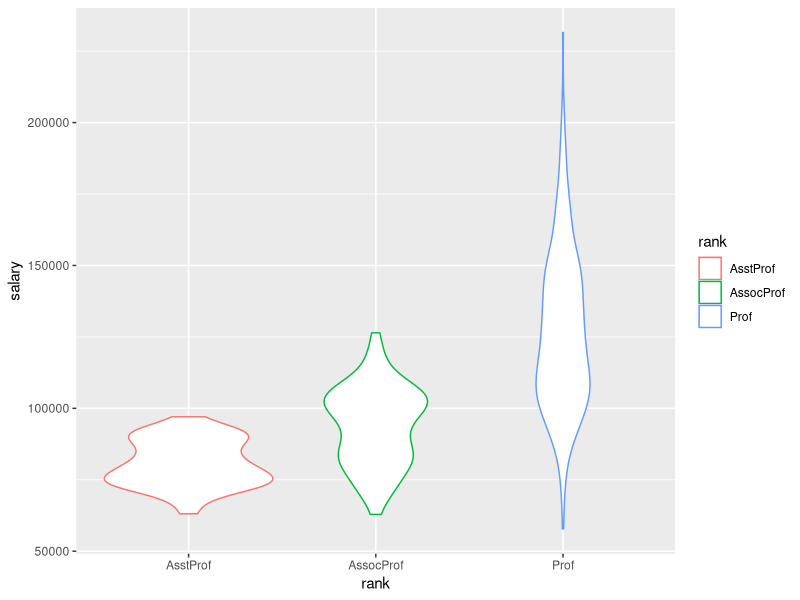

Generate this figure with R:
## ---- chunk 1
library(car)
library(ggplot2)
## ---- chunk 2
dim(Salaries)
head(Salaries, n = 2)
## ---- chunk 3
q <- ggplot(data = Salaries)
q <- q + geom_violin(aes(x = rank, y = salary, color = rank))
print(q)
